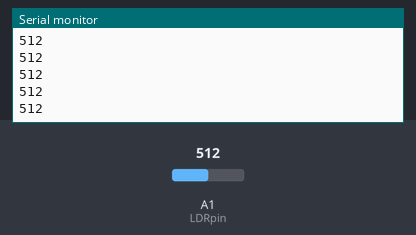
A sketch run on a simulated Arduino Uno, built with avr-gcc and run on an emulated ATmega328P. Parts: the last lines printed to the serial monitor. The test bench sets the inputs (shaded band); at power-on: A1 (LDRpin) = 512.

Above: at 1.2 s.
1.3 s: A1 (LDRpin) set to 716
At 1.31 s:
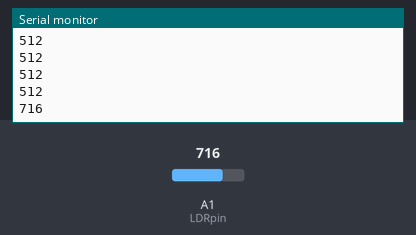
2.8 s: A1 (LDRpin) set to 880
At 2.81 s:
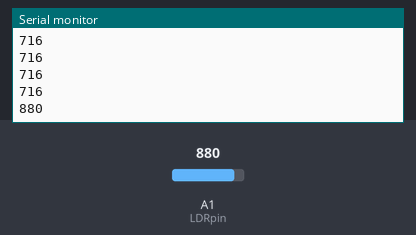
Timing chart, 0 to 5.8 s (numbered marks = the images above; inputs shaded):
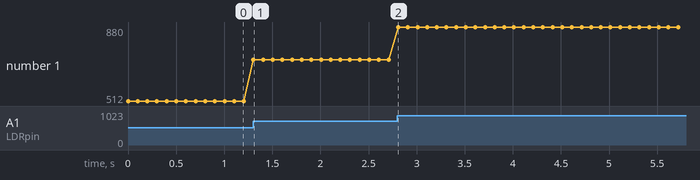

The sketch:

arms_shadowDetect.ino
```cpp
int LDRpin = 1;
int LDRvalues = 0;
int LEDpin = 8;

void setup() {
   Serial.begin(9600);
}

void loop() {

   LDRvalues = analogRead(LDRpin);


   Serial.println(LDRvalues);


   delay(100);


   if(LDRvalues < 870) return digitalWrite(LEDpin, HIGH);


   else return digitalWrite(LEDpin, LOW);


   delay(100);


}
```

Measured:
- after the input at 1.3 s, the serial monitor: prints a new line at once (image 1)
- after the input at 2.8 s, the serial monitor: prints a new line at once (image 2)
- plotted number 1: 512 → 716 after the input at 1.3 s, 716 → 880 after the input at 2.8 s
